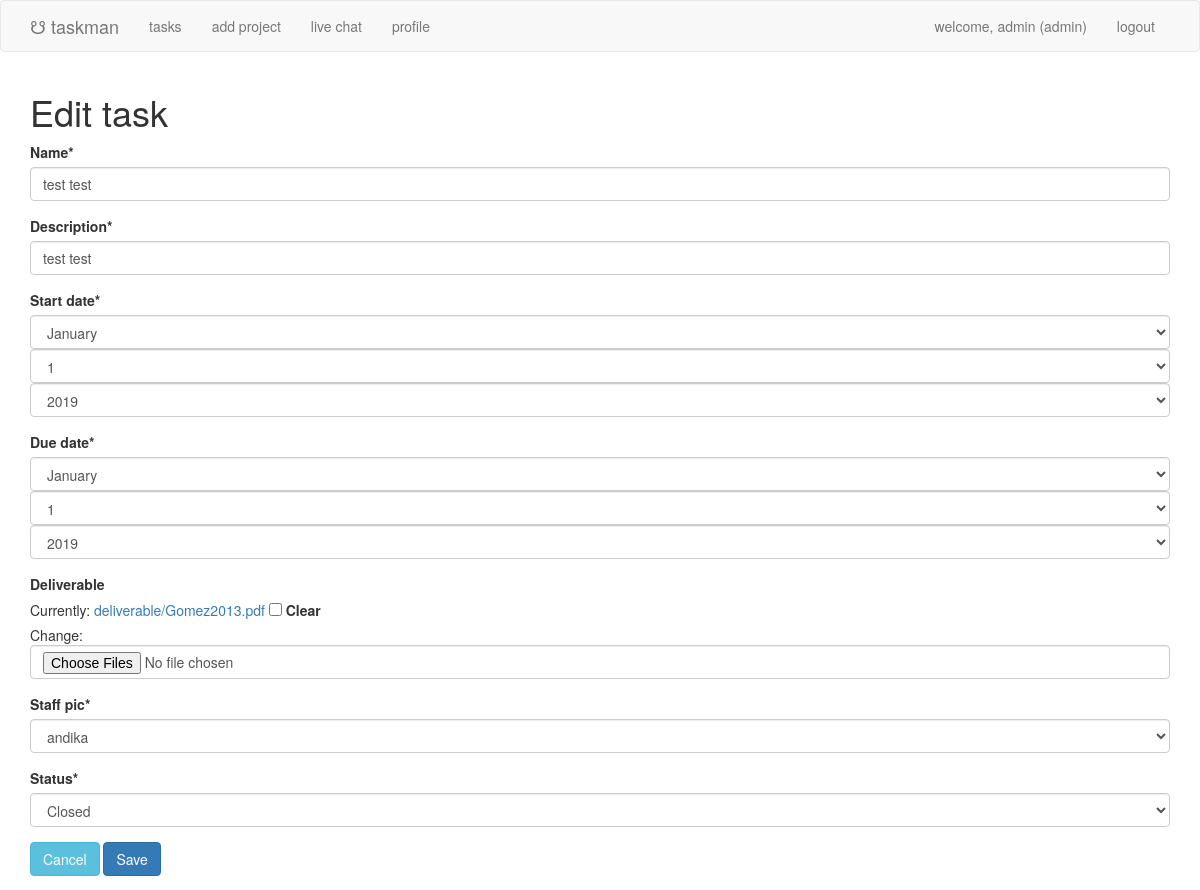
Page /task/2/edit/ (signed in) on the committed database.
### taskapp/models.py (models this page shows, shortened)
class Task(models.Model):
    name = models.CharField(max_length=256, default='')
    description = models.CharField(max_length=1024, default='')
    start_date = models.DateField('Start date')
    due_date = models.DateField('Due date')
    project = models.ForeignKey(Project, on_delete=models.CASCADE, related_name='project')
    staff_pic = models.ForeignKey(Staff, on_delete=models.CASCADE, related_name='staff_pic')
    deliverable = models.FileField('Deliverable', blank=True, null=True, upload_to='deliverable/')
    status = models.CharField(max_length=20, choices=[(tag, tag.value) for tag in TaskStatus])
    history = HistoricalRecords()

### taskapp/views.py (the view)
# urls.py: path('task/<int:id>/edit/', views.task_edit, name='task_edit'),
@login_required(login_url='/login/')
def task_edit(request, id):
    task = get_object_or_404(Task, pk=id)
    if request.method == 'POST':
        form = TaskForm(request.POST, initial={'name': task.name, 'description': task.description,
                                               'start_date': task.start_date, 'due_date': task.due_date,
                                               'project': task.project, 'staff_pic': task.staff_pic,
                                               'deliverable': task.deliverable, 'status': task.status
                                               })
        if form.is_valid():
            new_staff_pic = get_object_or_404(Staff, pk=form['staff_pic'].value())
            task.name = form['name'].value()
            task.description = form['description'].value()
            task.start_date = form['start_date'].value()
            task.due_date = form['due_date'].value()
            task.staff_pic = new_staff_pic
            task.deliverable = form['deliverable'].value()
            task.status = form['status'].value()
            task.save()
            return redirect('tasks:index')
    else:
        form = TaskForm(initial={'name': task.name, 'description': task.description,
                                               'start_date': task.start_date, 'due_date': task.due_date,
                                               'project': task.project, 'staff_pic': task.staff_pic,
                                               'deliverable': task.deliverable, 'status': task.status
                                               })
    return render(request, 'tasks/general_form.html', context={'form': form, 'string': 'Edit task'})

### taskapp/forms.py
class TaskForm(forms.Form):
    name = forms.CharField(max_length=256)
    description = forms.CharField(max_length=1024)
    start_date = forms.DateField(widget=forms.SelectDateWidget())
    due_date = forms.DateField(widget=forms.SelectDateWidget())
    deliverable = forms.FileField(widget=forms.ClearableFileInput(attrs={'multiple': True}),required=False)
    staff_pic = forms.ChoiceField(choices=[(staff.user.id, staff.user.username) for staff in Staff.objects.all()])
    status = forms.ChoiceField(choices=[(tag, tag.value) for tag in TaskStatus])

### taskapp/templates/tasks/general_form.html (shortened to what this page needs)
{% extends 'tasks/bootstrap.html' %}
{% load crispy_forms_tags %}
{% block content %}
    <h1 class="tasks-title">{{ string }}</h1>
    <form class="general-form" method="post" enctype="multipart/form-data">
        {{ form|crispy }}
        <a href="javascript:window.history.back()" class="btn btn-info" role="button">Cancel</a>
        <button type="submit" class="btn btn-primary">Save</button>
    </form>
{% endblock %}

### taskapp/templates/tasks/bootstrap.html (shortened to what this page needs)
<link rel="stylesheet" href="https://maxcdn.bootstrapcdn.com/bootstrap/3.3.4/css/bootstrap.min.css">
<nav class="navbar navbar-default">
	<div class="container">
		<div class="navbar-header">
			<a class="navbar-brand" href="{% url 'tasks:index' %}">&#9739; taskman</a>
		</div>
		<div id="navbar" class="navbar-collapse collapse">
			<ul class="nav navbar-nav">
                {% if user.is_authenticated %}
				    <li class="{% if request.resolver_match.url_name == "index" %}active{% endif %}"><a href="{% url 'tasks:index' %}">tasks</a></li>
                    <li class="{% if request.resolver_match.url_name == "add_project" %}active{% endif %}"><a href="{% url 'tasks:add_project' %}">add project</a></li>
				    <li class="{% if request.resolver_match.url_name == "twilio" %}active{% endif %}"><a href="{% url 'chats:twilio' %}">live chat</a></li>
                    <li class="{% if request.resolver_match.url_name == "edit_profile" %}active{% endif %}"><a href="{% url 'tasks:edit_profile' %}">profile</a></li>
                {% endif %}
			</ul>
            {% if user.is_authenticated %}
			<ul class="nav navbar-nav navbar-right">
				<li><a href="#">welcome, {{ user.username }} {% if request.user.is_superuser %}(admin){% else %}(staff){% endif %}</a></li>
				<li><a href="{% url 'tasks:logout' %}">logout</a></li>
			</ul>
            {% endif %}
		</div>
	</div>
</nav>
<div class="container">
	{% block content %}
    {% endblock %}
</div>

### rows in the picture
Task: name "test test", description "test test", staff_pic "andika", status "Closed"

### other values in the picture
{{ user.username }} "admin"
{{ string }} "Edit task"
